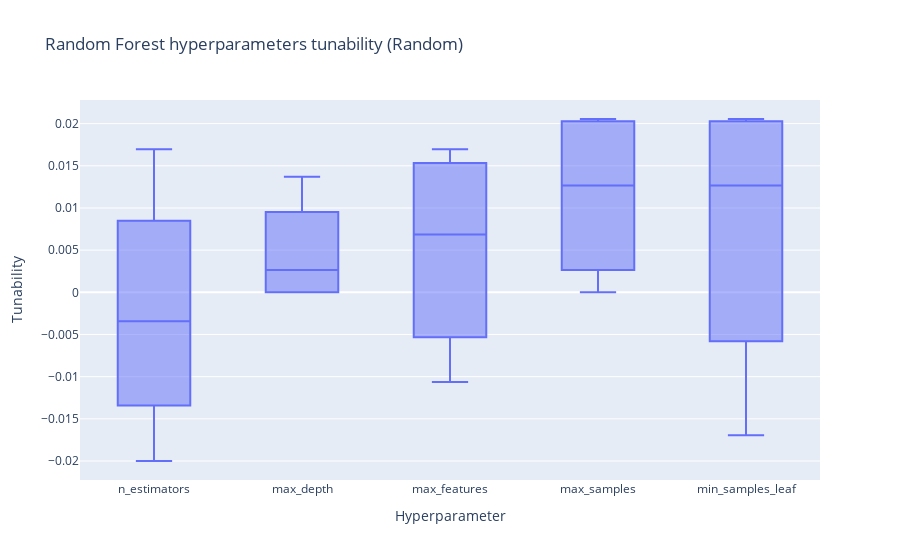

Write notebook code for a chart like this one.
### Code cell
plot_boxplots_param_tunability('Random Forest', rf_random_params_tun, "Random")

### Figure 1 — Plotly figure (JSON) as saved in the notebook; plotly's stock layout.template omitted (floating-point values rounded to 4 significant figures)
{"data": [{"alignmentgroup": "True", "hovertemplate": "Hyperparameter=%{x}<br>Tunability=%{y}<extra></extra>", "legendgroup": "", "marker": {"color": "#636efa"}, "name": "", "notched": false, "offsetgroup": "", "orientation": "v", "showlegend": false, "type": "box", "x": ["n_estimators", "n_estimators", "n_estimators", "n_estimators", "max_depth", "max_depth", "max_depth", "max_depth", "max_features", "max_features", "max_features", "max_features", "max_samples", "max_samples", "max_samples", "max_samples", "min_samples_leaf", "min_samples_leaf", "min_samples_leaf", "min_samples_leaf"], "x0": " ", "xaxis": "x", "y": [-0.02, -0.006849, 0.01695, 0, 0, 0.0137, 0, 0.005319, 0, 0.0137, 0.01695, -0.01064, 0.02, 0.02055, 0, 0.005319, 0.02, 0.02055, -0.01695, 0.005319], "y0": " ", "yaxis": "y"}], "layout": {"boxmode": "group", "legend": {"tracegroupgap": 0}, "title": {"text": "Random Forest hyperparameters tunability (Random)"}, "xaxis": {"anchor": "y", "domain": [0, 1], "title": {"text": "Hyperparameter"}}, "yaxis": {"anchor": "x", "domain": [0, 1], "title": {"text": "Tunability"}}}}
